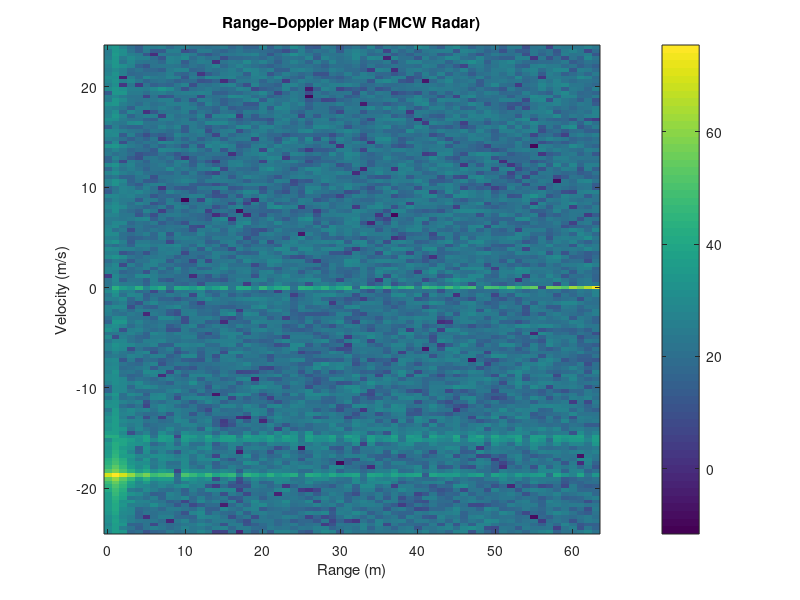

The MATLAB script that drew this image: (Note: this script raises an error after producing the figure.)
% =========================================================================
% FMCW Radar Signal Processing + ML Target Classification (Software-Only)
%
% What this script demonstrates (end-to-end):
%   1) FMCW waveform generation (77 GHz automotive-style radar parameters)
%   2) Multi-target received-signal simulation (delay + Doppler per target)
%   3) De-chirp mixing to obtain beat signal
%   4) Range FFT (fast-time) and Doppler FFT (slow-time) → Range–Doppler Map
%   5) Micro-Doppler-style time-frequency view at a selected range bin
%   6) Synthetic ML classification (Human / Car / Drone) using velocity
%      profiles and simple engineered features
%
% Toolboxes:
%   - Base MATLAB
%   - Recommended: Signal Processing Toolbox (spectrogram)
%   - Recommended: Statistics & Machine Learning Toolbox (fitcecoc)
% =========================================================================

clear; close all; clc;

%% ------------------------ 1. Radar Parameters ---------------------------
% This section defines the physical constants and the FMCW radar parameters.
% The chosen carrier (77 GHz) and bandwidth (150 MHz) are typical for
% automotive radar demonstrations.
%
% Key concepts:
%   - Fast-time: samples within a single chirp (range information)
%   - Slow-time: chirp-to-chirp progression (Doppler/velocity information)

c  = 3e8;         % speed of light (m/s)
fc = 77e9;        % carrier frequency (Hz) used in automotive radar
lambda = c/fc;    % wavelength

% FMCW waveform parameters
B      = 150e6;       % sweep bandwidth (Hz)
Tchirp = 40e-6;       % chirp duration (s)
slope  = B / Tchirp;  % chirp slope (Hz/s)

% Sampling / frame parameters
Fs      = 2e6;                      % baseband sampling frequency (Hz)
Ns      = round(Tchirp * Fs);       % samples per chirp   (fast-time)
Nchirps = 128;                      % number of chirps    (slow-time)

t_fast = (0:Ns-1) / Fs;             % fast-time index within one chirp
t_slow = (0:Nchirps-1) * Tchirp;    % slow-time index across chirps

fprintf('Fast-time samples per chirp: %d\n', Ns);
fprintf('Number of chirps per frame: %d\n', Nchirps);

%% ------------------------ 2. Target Definition --------------------------
% Define a simple multi-target scene.
% Each row: [range (m), radial velocity (m/s), amplitude]
%
% Interpretation:
%   - Range sets the propagation delay (tau = 2R/c)
%   - Velocity sets Doppler (fd = 2v/lambda)
%   - Amplitude scales the reflected signal strength

targets = [ ...
    40,   0,    1.0;   % target 1: stationary at 40 m
    60,   15,   0.8;   % target 2: receding at +15 m/s
    80,  -30,   0.6];  % target 3: approaching at -30 m/s

Nt = size(targets,1);

%% ------------------------ 3. Transmit Signal Generation -----------------
% Build the transmitted FMCW frame as a 2D matrix:
%   rows    → chirp index (slow-time)
%   columns → samples within chirp (fast-time)
%
% The transmitted chirp is modeled as a complex exponential with:
%   phase = 2π( f_c*t + 0.5*slope*t^2 )

tx = zeros(Nchirps, Ns);

for k = 1:Nchirps
    t = t_fast + (k-1)*Tchirp;   % absolute time for chirp k
    tx(k,:) = exp(1j*2*pi*(fc*t + 0.5*slope*t.^2));
end

%% ------------------------ 4. Received Signal Simulation -----------------
% Simulate the received signal as a sum of reflections from all targets.
% For each target:
%   - Apply a constant round-trip delay tau based on its range
%   - Apply Doppler shift fd based on its radial velocity
%
% Note:
%   This is a simplified narrowband reflection model used for educational
%   demonstration of range/Doppler processing.

rx = zeros(Nchirps, Ns);

for ti = 1:Nt
    R0   = targets(ti,1);   % initial range
    vel  = targets(ti,2);   % radial velocity
    amp  = targets(ti,3);   % complex amplitude

    % Constant round-trip delay for this range
    tau  = 2*R0 / c;

    % Doppler frequency due to radial velocity
    fd   = 2*vel / lambda;  % Hz

    for k = 1:Nchirps
        t = t_fast + (k-1)*Tchirp;

        % Time shift due to range and phase ramp due to Doppler
        t_delayed = t - tau;

        % Keep only physically valid samples
        valid = t_delayed >= 0;

        % Baseband received FMCW from this target
        s_rx = zeros(size(t));
        s_rx(valid) = amp * exp(1j*2*pi*( ...
            fc*t_delayed(valid) + 0.5*slope*t_delayed(valid).^2 + fd*t(valid)));

        rx(k,:) = rx(k,:) + s_rx;
    end
end

% Add white Gaussian noise for a chosen SNR
% This emulates a more realistic measurement environment.
SNR_dB = 20;
rx = awgn(rx, SNR_dB, 'measured');

%% ------------------------ 5. De-chirp (Mixing) --------------------------
% De-chirping (a.k.a. deramping) mixes the received signal with the
% conjugate of the transmitted chirp.
%
% Result:
%   The output "mix" contains beat frequencies that encode target range,
%   while phase evolution across chirps encodes Doppler/velocity.

mix = tx .* conj(rx);

%% ------------------------ 6. Range FFT (fast-time) ----------------------
% Range estimation is performed by an FFT across fast-time (within each chirp).
% Using zero-padding (power-of-two FFT length) improves interpolation in the
% frequency domain.
%
% Only the non-negative frequencies are retained because they correspond to
% physically meaningful beat frequencies in this simplified model.

Nfft_range = 2^nextpow2(Ns);
% FFT across fast-time dimension (columns)
range_fft = fft(mix, Nfft_range, 2);

% Keep only non-negative beat frequencies
range_fft = range_fft(:, 1:Nfft_range/2);

% Range resolution and axis
R_res      = c / (2 * B);
range_axis = (0:(Nfft_range/2-1)) * R_res;

%% ------------------------ 7. Doppler FFT (slow-time) --------------------
% Doppler estimation is performed via FFT across slow-time (across chirps).
% fftshift is used to center zero Doppler.
%
% PRF here is approximated as 1/Tchirp (chirp repetition frequency).
% Doppler is mapped to velocity using v = (fd * lambda)/2.

Nfft_dopp = 2^nextpow2(Nchirps);
% FFT across slow-time dimension (rows) and shift to center zero Doppler
rdm = fftshift(fft(range_fft, Nfft_dopp, 1), 1);

% Doppler and velocity axes (approximate)
PRF     = 1 / Tchirp;
fd_axis = (-Nfft_dopp/2 : Nfft_dopp/2-1) * (PRF / Nfft_dopp);
vel_axis = (fd_axis * lambda) / 2;

%% ------------------------ 8. Range–Doppler Map Plot ---------------------
% Plot the Range–Doppler Map (RDM) in dB scale.
% This visualization is the standard 2D output of FMCW processing chains,
% highlighting targets by their range and radial velocity.

figure;
imagesc(range_axis, vel_axis, 20*log10(abs(rdm)));
axis xy;
xlabel('Range (m)');
ylabel('Velocity (m/s)');
title('Range–Doppler Map (FMCW Radar)');
colorbar;

%% ------------------------ 9. Micro-Doppler-Type Signature ---------------
% Choose the strongest range bin (energy-based selection) and inspect its
% Doppler behavior over slow-time.
%
% A spectrogram (STFT) provides a time-frequency view that can reveal
% micro-motion patterns (micro-Doppler-like signatures).

[~, max_idx] = max(sum(abs(range_fft).^2,1));
selected_range = range_axis(max_idx);
fprintf('Selected range bin around %.2f m for micro-Doppler view\n', selected_range);

% Slow-time signal at the chosen range bin
s_slow = squeeze(range_fft(:, max_idx));  % Nchirps x 1

% STFT / spectrogram over slow-time
figure;
spectrogram(s_slow, 32, 24, 128, PRF, 'yaxis');
title(sprintf('Micro-Doppler Signature at Range ~ %.1f m', selected_range));
ylabel('Frequency (Hz) ~ Doppler');
xlabel('Time (s)');

%% ========================================================================
%  PART B: RF + ML CLASSIFICATION (Human vs Car vs Drone)
%
% Motivation:
%   Running full FMCW simulation for every ML example is computationally heavy.
%   Instead, we simulate class-dependent velocity profiles over slow-time and
%   derive simple features from them.
%
% Approach:
%   1) Generate synthetic velocity profiles per class
%   2) Convert velocity to Doppler (fd = 2v/lambda)
%   3) Build a simple phase-accumulated Doppler signal
%   4) Extract interpretable features from velocity
%   5) Train a multi-class classifier and evaluate accuracy
% ========================================================================

%% ------------------------ 10. Class Setup -------------------------------
% Define target classes and dataset size.
% Each class contributes Nexamples_per_class samples for supervised learning.

classes = {'Human', 'Car', 'Drone'};
Nc = numel(classes);

Nexamples_per_class = 40;             % number of synthetic examples per class
Nexamples = Nexamples_per_class * Nc;

% Feature matrix and label vector
% Features: [mean_vel, std_vel, max_vel, mean_abs_derivative]
X = zeros(Nexamples, 4);
Y = strings(Nexamples,1);

example_idx = 1;

%% ------------------------ 11. Doppler/Velocity Simulation ---------------
% Create a wrapper handle for a local function that generates velocity
% patterns per class. This keeps the main loop readable.

simulate_velocity_profile = @(className, t) ...
    simulate_velocity_pattern(className, t);

% For ML, it is sufficient to model Doppler using velocity over slow-time
% instead of re-running the full FMCW simulation for every example.
for ci = 1:Nc
    cname = classes{ci};

    for n = 1:Nexamples_per_class

        % Observation interval based on the number of chirps
        Tobs = Nchirps * Tchirp;
        t_md = linspace(0, Tobs, Nchirps);

        % Velocity and corresponding Doppler profiles
        vel_profile = simulate_velocity_profile(cname, t_md);   % m/s
        fd_profile  = 2 * vel_profile / lambda;                 % Hz

        % Complex Doppler signal across slow-time (phase accumulation model)
        s_md = exp(1j*2*pi*cumsum(fd_profile)/PRF);

        %#ok<NASGU> % s_md kept for potential future feature design

        % Feature extraction from velocity profile
        % Simple, interpretable statistics that often work well as a baseline.
        mean_v = mean(vel_profile);
        std_v  = std(vel_profile);
        max_v  = max(abs(vel_profile));
        mean_dv = mean(abs(diff(vel_profile))) / (Tobs/Nchirps);

        X(example_idx,:) = [mean_v, std_v, max_v, mean_dv];
        Y(example_idx)   = string(cname);

        example_idx = example_idx + 1;
    end
end

%% ------------------------ 12. Train/Test Split --------------------------
% Randomly shuffle and split into train/test sets.
% rng(1) ensures the same split every run (reproducibility).

rng(1);  % for reproducible shuffling
idx         = randperm(Nexamples);
train_ratio = 0.7;
Ntrain      = round(train_ratio * Nexamples);

Xtrain = X(idx(1:Ntrain), :);
Ytrain = Y(idx(1:Ntrain), :);
Xtest  = X(idx(Ntrain+1:end), :);
Ytest  = Y(idx(Ntrain+1:end), :);

%% ------------------------ 13. Classifier Training -----------------------
% Train a multi-class SVM classifier using ECOC (Error-Correcting Output Codes).
% This is a common approach for extending binary SVMs to multi-class tasks.

% Multi-class SVM using fitcecoc (requires Statistics & ML Toolbox)
Mdl = fitcecoc(Xtrain, Ytrain);

Ypred = predict(Mdl, Xtest);
acc = mean(Ypred == Ytest);

fprintf('ML classification accuracy: %.2f %%\n', acc*100);

%% ------------------------ 14. Feature-Space Visualisation ---------------
% Plot a 2D projection of the feature space to understand class separability.
% Here we visualize Mean velocity vs Max velocity for intuition.

figure;
gscatter(X(:,1), X(:,3), Y);
xlabel('Mean velocity (m/s)');
ylabel('Max velocity (m/s)');
title('Feature Space: Mean vs. Max Velocity (Human / Car / Drone)');
grid on;

%% ------------------------ Helper Function Definition --------------------
% Local helper function for generating synthetic velocity profiles.
% MATLAB requires local functions to appear at the end of a script.

function v = simulate_velocity_pattern(className, t)
%SIMULATE_VELOCITY_PATTERN  Generate a time-varying velocity profile (m/s)
% for different target types: 'Human', 'Car', and 'Drone'.
%
% Input:
%   className : string or char array specifying the target type
%   t         : time vector (s)
%
% Output:
%   v         : velocity as a function of time (same size as t)

    t = t(:)';                     % ensure row vector
    T = t(end) - t(1);
    if T <= 0
        v = zeros(size(t));
        return;
    end

    switch lower(className)
        case 'human'
            % Human walking: low average speed with significant micro-motion
            v_mean    = 1 + 0.5*randn;        % around 1 m/s
            step_freq = 1.5 + 0.3*randn;      % step frequency (Hz)
            micro_amp = 0.5 + 0.2*randn;      % leg motion amplitude
            v = v_mean + micro_amp .* sin(2*pi*step_freq*t) ...
                + 0.2*randn(size(t));         % random perturbations

        case 'car'
            % Car: higher mean speed with relatively smooth profile
            v_mean = 15 + 5*randn;            % around 15 m/s
            accel  = (randn * 1);             % small acceleration
            v = v_mean + accel*(t - t(1)) + 0.5*randn(size(t));

            % Avoid negative speeds for this simple model
            v(v < 0) = 0;

        case 'drone'
            % Drone: moderate speed with oscillatory "hovering" motion
            v_mean     = 5 + 2*randn;         % around 5 m/s
            hover_freq = 3 + rand;            % hover oscillation (Hz)
            hover_amp  = 2 + rand;            % oscillation amplitude
            v = v_mean + hover_amp .* sin(2*pi*hover_freq*t) ...
                + 1.0*randn(size(t));

        otherwise
            % Default case: zero velocity
            v = zeros(size(t));
    end
end
